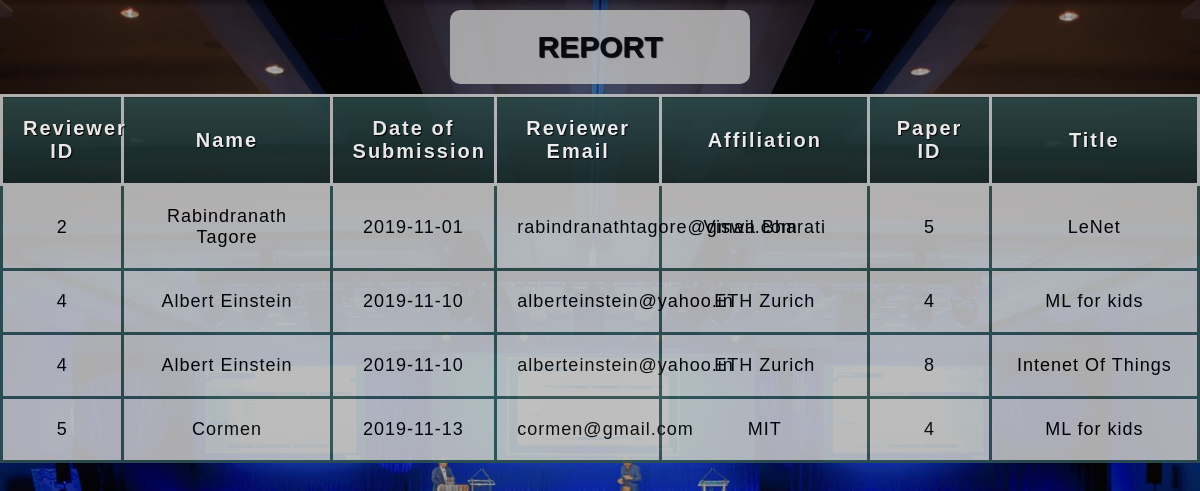
/query/query2.php, run on the app's committed database.
### tables this page shows
CREATE TABLE `score` (
  `paper_id` int(10) NOT NULL,
  `reviewer_id` int(10) NOT NULL,
  `technical_merit` int(10) NOT NULL,
  `readability` int(10) NOT NULL,
  `originality` int(10) NOT NULL,
  `relevance` int(10) NOT NULL,
  `recommendation` tinyint(1) NOT NULL
);

CREATE TABLE `reviewer` (
  `email` varchar(50) NOT NULL,
  `reviewer_id` int(10) NOT NULL,
  `affiliation` varchar(50) NOT NULL,
  `name` varchar(30) NOT NULL,
  `phone` varchar(20) NOT NULL,
  `submission_date` date NOT NULL
);

CREATE TABLE `paper` (
  `p_id` int(10) NOT NULL,
  `title` varchar(200) NOT NULL,
  `abstract` varchar(1000) NOT NULL,
  `efile` varchar(2000) NOT NULL,
  `contact_author` int(10) NOT NULL,
  `date_of_submission` date NOT NULL
);

### query/query2.php (the view, shortened to what this page needs)
<!DOCTYPE html>
<html>
<head>
	<link rel='stylesheet' type='text/css' href="css/query2_styles.css">
</head>
<body>
<?php
$servername = "localhost";
$username="root";
$password="";
$dbname="conference";
$conn = new mysqli($servername, $username, $password, $dbname);
$sql = "SELECT r.reviewer_id,r.name,r.submission_date,r.email,r.affiliation,s.paper_id,p.title
		FROM reviewer r,score s,paper p
		WHERE r.reviewer_id=s.reviewer_id AND p.p_id=s.paper_id
		ORDER BY r.reviewer_id";
$result = $conn->query($sql);
echo "<table>
			<caption>REPORT</caption>
			<thead>
			<tr>
				<th scope='col'>Reviewer ID</th>
				<th scope='col'>Name</th>
				<th scope='col'>Date of Submission</th>
				<th scope='col'>Reviewer Email</th>
				<th scope='col'>Affiliation</th>
				<th scope='col'>Paper ID</th>
				<th scope='col'>Title</th>
			</tr>
		</thead>
		<tbody>";
if($result->num_rows > 0){
	while($row = mysqli_fetch_array($result)) {
    	 echo "<tr>
    	 			<td>".$row["reviewer_id"]."</td>
    	 			<td>".$row["name"]."</td>
    	 			<td>".$row["submission_date"]."</td>
    	 			<td>".$row["email"]."</td>
    	 			<td>".$row["affiliation"]."</td>
    	 			<td>".$row["paper_id"]."</td>
    	 			<td>".$row["title"]."</td>
    	 		</tr>";
	}
}
else {
    echo "0 results";
}
echo "</tbody></table>";
?>
</body>
</html>

### query/css/query2_styles.css (style rules this page uses)
body { margin: 0; padding: 0; background: url(conference.jpg) no-repeat center center fixed; background-size: cover; font-family: sans-serif; }
table { table-layout: fixed; width: 100%; border-collapse: collapse; font-size: 18px; background-color: silver; opacity: 0.9; border-radius: 10px; }
thead th:nth-child(1) { width: 10%; }
thead th:nth-child(2) { width: 20%; }
thead th:nth-child(3) { width: 15%; }
thead th:nth-child(4) { width: 15%; }
thead th:nth-child(5) { width: 20%; }
thead th:nth-child(6) { width: 10%; }
thead th:nth-child(7) { width: 20%; }
caption { width: 25%; margin-left: 37.5%; padding-top: 20px; padding-bottom: 20px; background-color: silver; font-size: 30px; font-weight: bold; text-shadow: 1px 1px 1px black; border-radius: 10px; margin-bottom: 10px; margin-top: 10px; opacity: 0.9; }
th, td { padding: 20px; }
th { letter-spacing: 2px; font-size: 20px; }
td { letter-spacing: 1px; }
tbody td, th { text-align: center; border: 3px solid darkslategray; }
thead { background-color: darkslategray; color: white; text-shadow: 1px 1px 1px black; }
thead th { background: linear-gradient(to bottom, rgba(0,0,0,0.1), rgba(0,0,0,0.5)); border: 3px solid silver; }

### data on the page
score: reviewer.reviewer_id "2", reviewer.name "Rabindranath Tagore", reviewer.submission_date "2019-11-01", reviewer.email "rabindranathtagore@gmail.com", reviewer.affiliation "Viswa Bharati", paper "5", paper.title "LeNet"
score: reviewer.reviewer_id "4", reviewer.name "Albert Einstein", reviewer.submission_date "2019-11-10", reviewer.email "alberteinstein@yahoo.in", reviewer.affiliation "ETH Zurich", paper "4", paper.title "ML for kids"
score: reviewer.reviewer_id "4", reviewer.name "Albert Einstein", reviewer.submission_date "2019-11-10", reviewer.email "alberteinstein@yahoo.in", reviewer.affiliation "ETH Zurich", paper "8", paper.title "Intenet Of Things"
score: reviewer.reviewer_id "5", reviewer.name "Cormen", reviewer.submission_date "2019-11-13", reviewer.email "cormen@gmail.com", reviewer.affiliation "MIT", paper "4", paper.title "ML for kids"
